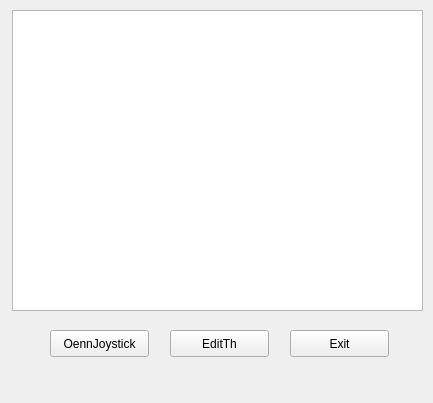
<?xml version="1.0" encoding="UTF-8"?>
<ui version="4.0">
 <class>MainWindow</class>
 <widget class="QMainWindow" name="MainWindow">
  <property name="geometry">
   <rect>
    <x>0</x>
    <y>0</y>
    <width>433</width>
    <height>403</height>
   </rect>
  </property>
  <property name="windowTitle">
   <string>MainWindow</string>
  </property>
  <widget class="QWidget" name="centralWidget">
   <widget class="QPushButton" name="pushButton">
    <property name="geometry">
     <rect>
      <x>50</x>
      <y>330</y>
      <width>99</width>
      <height>27</height>
     </rect>
    </property>
    <property name="text">
     <string>OennJoystick</string>
    </property>
   </widget>
   <widget class="QPushButton" name="pushButton_2">
    <property name="geometry">
     <rect>
      <x>170</x>
      <y>330</y>
      <width>99</width>
      <height>27</height>
     </rect>
    </property>
    <property name="text">
     <string>EditTh</string>
    </property>
   </widget>
   <widget class="QPushButton" name="pushButton_3">
    <property name="geometry">
     <rect>
      <x>290</x>
      <y>330</y>
      <width>99</width>
      <height>27</height>
     </rect>
    </property>
    <property name="text">
     <string>Exit</string>
    </property>
   </widget>
   <widget class="QTableWidget" name="DataTable">
    <property name="geometry">
     <rect>
      <x>12</x>
      <y>10</y>
      <width>411</width>
      <height>301</height>
     </rect>
    </property>
   </widget>
  </widget>
  <widget class="QMenuBar" name="menuBar">
   <property name="geometry">
    <rect>
     <x>0</x>
     <y>0</y>
     <width>433</width>
     <height>25</height>
    </rect>
   </property>
  </widget>
 </widget>
 <layoutdefault spacing="6" margin="11"/>
 <resources/>
 <connections/>
</ui>
